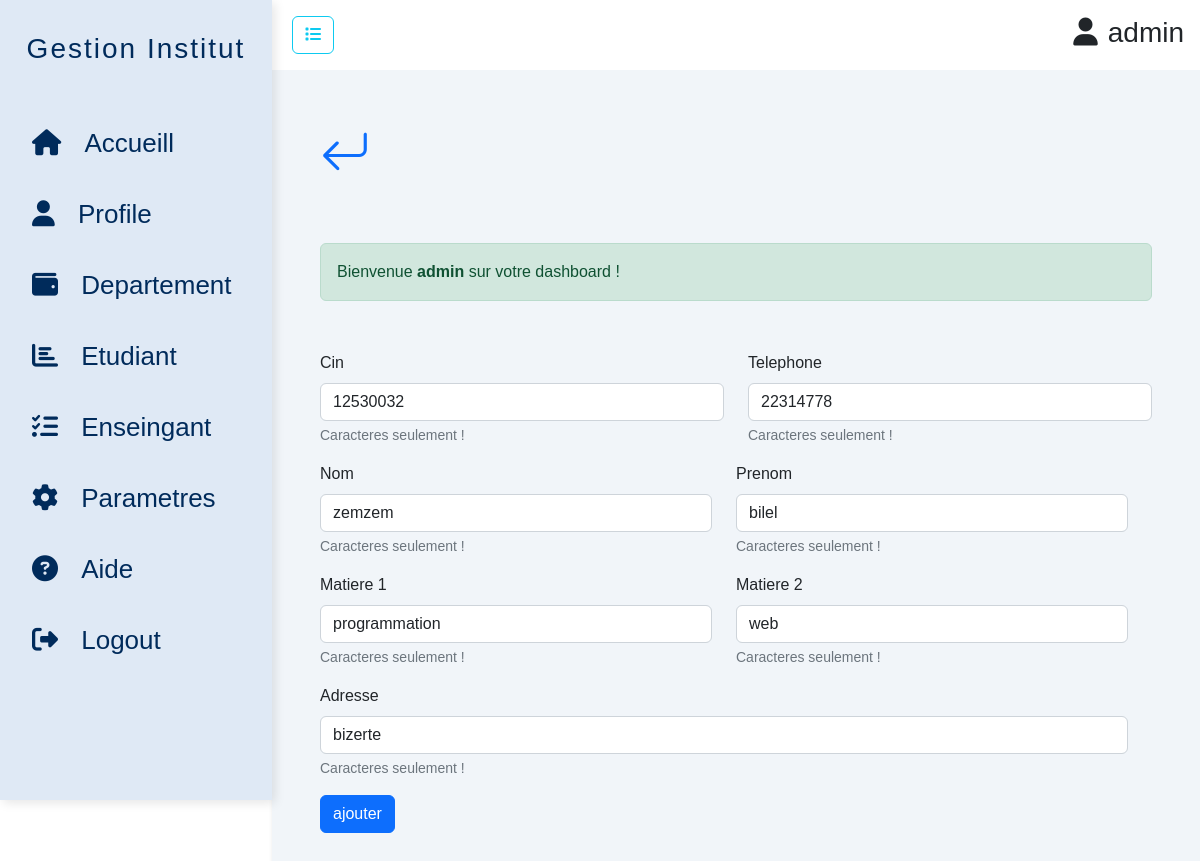
Page /iset/enseignant/editenseignant.php?id=17 (signed in) on the committed database.
### tables this page shows
CREATE TABLE IF NOT EXISTS `enseignant` (
  `id` int(11) NOT NULL AUTO_INCREMENT,
  `cin` int(8) NOT NULL,
  `nom` varchar(50) NOT NULL,
  `prenom` varchar(50) NOT NULL,
  `matiere1` varchar(50) NOT NULL,
  `matiere2` varchar(50) NOT NULL,
  `tel` int(8) NOT NULL,
  `adresse` varchar(50) NOT NULL,
  `poste` tinyint(1) NOT NULL DEFAULT '0',
  `id_dep` int(11) NOT NULL DEFAULT '0',
  PRIMARY KEY (`id`)
);

### iset/enseignant/editenseignant.php (the view, shortened to what this page needs)
<!DOCTYPE html>
<html lang="en">
<head>
<link href="https://cdn.jsdelivr.net/npm/bootstrap@5.2.2/dist/css/bootstrap.min.css" rel="stylesheet"
integrity="sha384-Zenh87qX5JnK2Jl0vWa8Ck2rdkQ2Bzep5IDxbcnCeuOxjzrPF/et3URy9Bv1WTRi">
<link rel="stylesheet" href="https://cdn.jsdelivr.net/npm/bootstrap-icons@1.10.2/font/bootstrap-icons.css">
<link href="https://cdn.jsdelivr.net/npm/bootstrap@5.2.3/dist/css/bootstrap.min.css" rel="stylesheet">
    <link rel="stylesheet" href="style.css">
</head>
<body>
    <?php
        include "../../connexion db/db_connect.php";
        $id=$_GET['id'];
        $sql=$pdo->prepare("SELECT * FROM enseignant where id=?");
        $sql->execute([$id]);
        $enseignants =$sql->fetch();
    ?>
    <div class="sidebar">
        <div class="sidebar-title">
            <h3>Gestion Institut</h3>
        </div>
        <div class="sidebar-menu">
        <ul>
            <li><a href="../accueil/index.php">
                <i class="fas fa-home"></i>
                <span class="nav-item">Accueill</span>
            </a></li>
            <li><a href="../profile/index.php">
                <i class="fas fa-user"></i>
                <span class="nav-item">Profile</span>
            </a></li>
            <li><a href="../departement/index.php">
                <i class="fas fa-wallet"></i>
                <span class="nav-item">Departement</span>
            </a></li>
            <li><a href="">
                <i class="fas fa-chart-bar"></i>
                <span class="nav-item">Etudiant</span>
            </a></li>
            <li><a href="../enseignant/index.php">
                <i class="fas fa-tasks"></i>
                <span class="nav-item">Enseingant</span>
            </a></li>
            <li><a href="#">
                <i class="fas fa-cog"></i>
                <span class="nav-item">Parametres</span>
            </a></li>
            <li><a href="#">
                 <i class="fas fa-question-circle"></i>
                <span class="nav-item">Aide</span>
            </a></li>
            <li class="logout"><a href=../../authentification/logout/index.php>
                <i class="fas fa-sign-out-alt"></i>
                <span class="nav-item">Logout</span>
            </a></li>
        </ul>
        </div>
    </div>
    <div class="main-content">
            <div class="p-3 header_admin " style='background:#fff;'>
                <button class="btn btn-outline-info mx-1"  id="btn1"><i class="fa-solid fa-list"></i></button>
                <div class="float-end">
            <h3><span class="user"><i class="fa-solid fa-user"></i></span><?= $_SESSION['utilisateur']?> </span></h3>
            </div>
    </div>
        <div class="main p-5">
            <main>
            <div style='font-size :50px;'><a href="./index.php"><i class="bi bi-arrow-return-left"></i></a></div>
            <div class="alert alert-success "role="alert">
                 Bienvenue <strong><?= $_SESSION['utilisateur']?></strong> sur votre dashboard !
            </div>
            <form action="traitement.php" method="post" >
                <div class="row">
                    <div class="col">
                        <div class="mb-3">
                            <label  class="form-label">Cin</label>
                            <input type="text" class="form-control"   name="cin" value="<?=$enseignants['cin']?>">
                            <div class="form-text">Caracteres seulement !</div>
                        </div>
                    </div>
                    <div class="col">
                        <div class="mb-3">
                            <label  class="form-label">Telephone</label>
                            <input type="text" class="form-control"    name="tel" required value="<?=$enseignants['tel']?>">
                            <div class="form-text">Caracteres seulement !</div>
                        </div>
                    </div>
                <div class="row">
                    <div class="col">
                        <div class="mb-3">
                            <label  class="form-label">Nom</label>
                            <input type="text" class="form-control"   name="nom" required value="<?=$enseignants['nom']?>">
                            <div class="form-text">Caracteres seulement !</div>
                        </div>
                    </div>
                    <div class="col">
                        <div class="mb-3">
                            <label  class="form-label">Prenom</label>
                            <input type="text" class="form-control"   name="prenom" required value="<?=$enseignants['prenom']?>">
                            <div class="form-text">Caracteres seulement !</div>
                        </div>
                    </div>
                </div>
                <div class="row">
                    <div class="col">
                        <div class="mb-3">
                            <label  class="form-label">Matiere 1</label>
                            <input type="text" class="form-control"    name="matiere1" required value="<?=$enseignants['matiere1']?>">
                            <div class="form-text">Caracteres seulement !</div>
                        </div>
                    </div>
                    <div class="col">
                    <div class="mb-3">
                            <label  class="form-label">Matiere 2</label>
                            <input type="text" class="form-control"    name="matiere2" required value="<?=$enseignants['matiere2']?>">
                            <div class="form-text">Caracteres seulement !</div>
                    </div>
                    </div>
                </div>
                <div class="row">
                <div class="col">
                        <div class="mb-3">
                            <label  class="form-label">Adresse</label>
                            <input type="text" class="form-control"   name="adresse" required value="<?=$enseignants['adresse']?>">
                            <div class="form-text">Caracteres seulement !</div>
                        </div>
                    </div>
                </div>
                <div class="row">
                    <div class="col d-flex">
                        <button type="submit" name="ajouter" class="btn btn-primary">ajouter</button>
                    </div>
                </div>
    </form>
        </div>
    </div>
</body>
</html>

### iset/enseignant/style.css (style rules this page uses)
* { box-sizing: border-box; margin: 0; padding: 0; list-style-type: none; font-family: 'Poppins',sans-serif; }
a { text-decoration: none; }
.sidebar { width:17rem; min-width: 17rem; position: fixed; height:100vh; box-shadow: 3px 3px 10px rgba(0,0,0,0.1); transition:all 0.4s; background: #DFE9F5; }
.sidebar-menu li { width: 100%; margin-bottom: 2rem; }
.sidebar-title h3 { text-align: center; margin-top: 1rem; color: #002B5B; font-family:Verdana, Geneva, Tahoma, sans-serif; letter-spacing: 2px; padding-bottom: 50px; padding-top: 1rem; }
.sidebar-menu a { color:#002B5B; font-family:Verdana, Geneva, Tahoma, sans-serif; font-size: 26px !important; text-align: center; }
.nav-item { padding-left: 1rem; }
.main-content { box-shadow: 2px 2px 5px rgba(0, 0, 0, 0.2); background: #f1f5f9; width: calc(100%-17rem); margin-left: 17rem; transition:all 0.4s; }
.main-content .user { padding-right: 10px; }
.main { width: calc(100%-17rem); }
.alert { margin-bottom:50px; margin-top:50px; }

### rows in the picture
enseignant: cin "12530032", tel "22314778", nom "zemzem", prenom "bilel", matiere1 "programmation", matiere2 "web", adresse "bizerte"

### other values in the picture
$_SESSION['utilisateur'] "admin"
